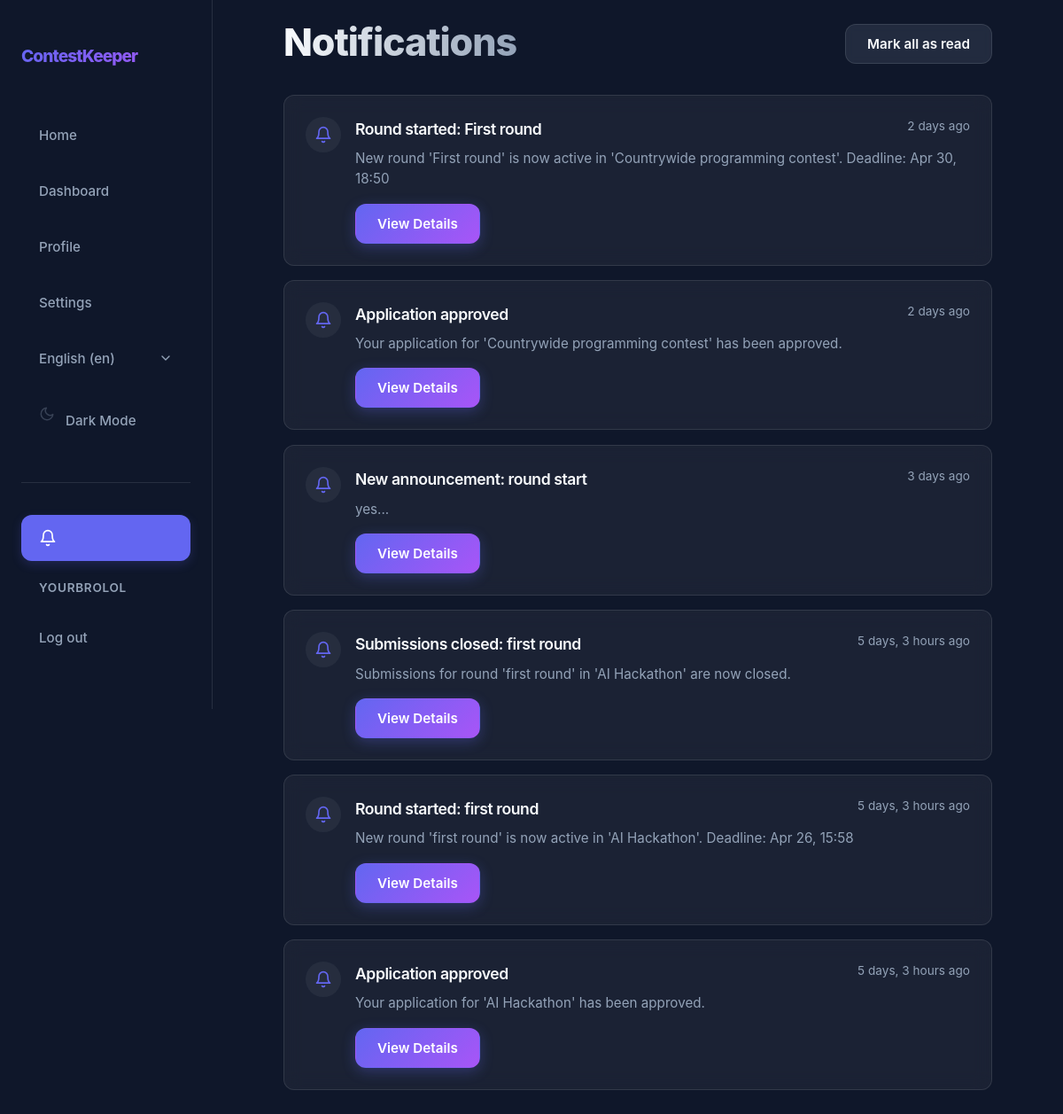
Before: /en/notifications/ (signed in) with the older database file.
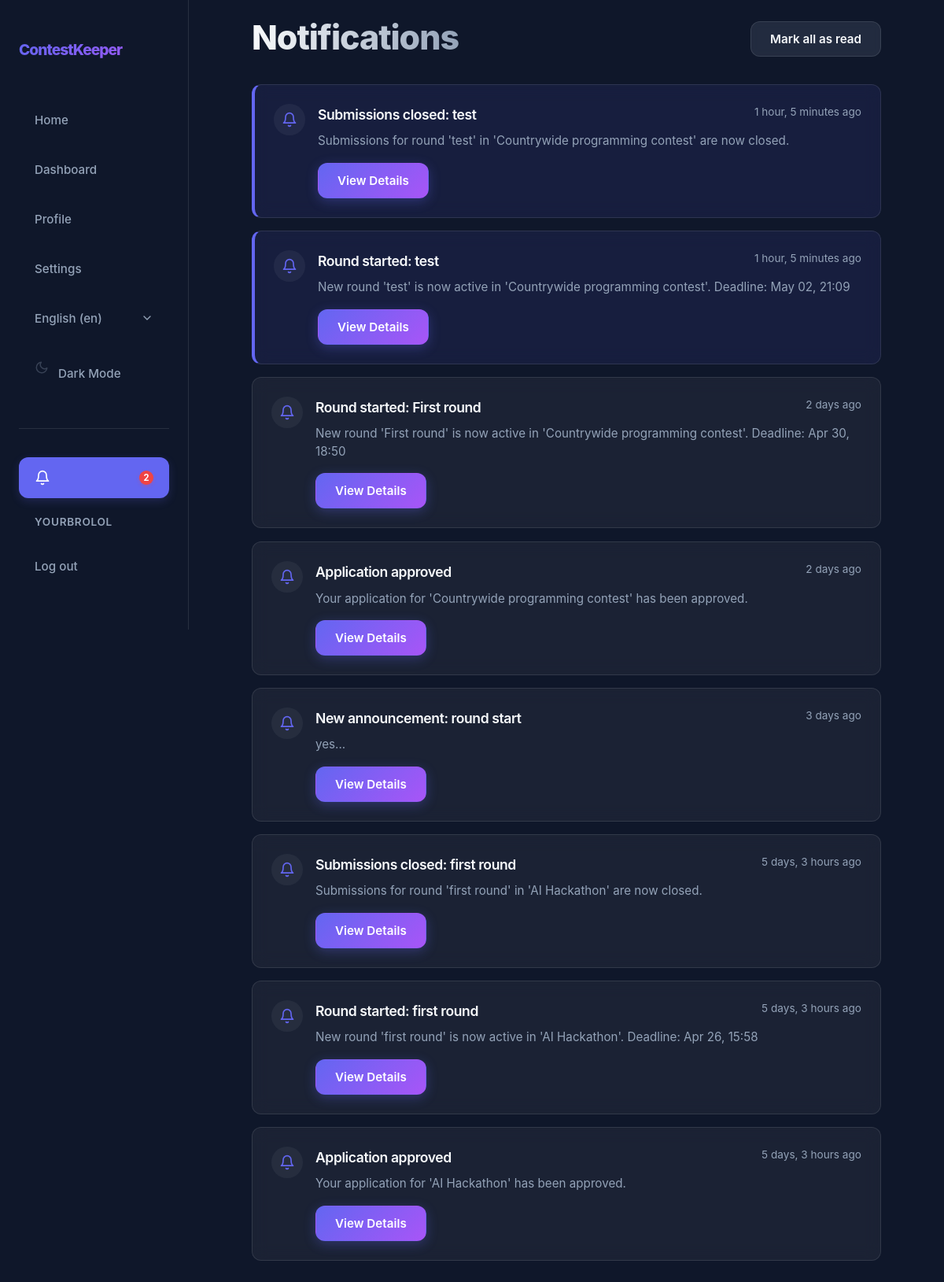
After: the same page with the newer database file.
### app/models.py (models this page shows, shortened)
class User(AbstractUser):
    class Role(models.TextChoices):
        ORGANIZER = "ORGANIZER", _("Organizer")
        JURY = "JURY", _("Jury")
        PARTICIPANT = "PARTICIPANT", _("Participant")
    username = models.CharField(max_length=20, unique=True)
    bio = models.CharField(max_length=200, blank=True)
    role = models.CharField(choices=Role.choices, default=Role.PARTICIPANT)

class Notification(models.Model):
    class Type(models.TextChoices):
        REGISTRATION_OPEN = "REGISTRATION_OPEN", _("Registration Open")
        ROUND_STARTED = "ROUND_STARTED", _("Round Started")
        DEADLINE_APPROACHING = "DEADLINE_APPROACHING", _("Deadline Approaching")
        SUBMISSIONS_CLOSED = "SUBMISSIONS_CLOSED", _("Submissions Closed")
        EVALUATION_COMPLETE = "EVALUATION_COMPLETE", _("Evaluation Complete")
        APPLICATION_UPDATE = "APPLICATION_UPDATE", _("Application Update")
        ANNOUNCEMENT = "ANNOUNCEMENT", _("Announcement")
    recipient = models.ForeignKey(User, on_delete=models.CASCADE, related_name="notifications")
    notification_type = models.CharField(choices=Type.choices, max_length=30)
    title = models.CharField(max_length=200)
    message = models.TextField()
    link = models.CharField(max_length=500, blank=True, help_text="URL to navigate to when clicked")
    is_read = models.BooleanField(default=False)
    created_at = models.DateTimeField(auto_now_add=True)
    class Meta:
        ordering = ['-created_at']

### app/views/views_notification.py (the view)
# urls.py: path("notifications/", views.NotificationListView.as_view(), name="notification_list"),
class NotificationListView(RedirectToRegisterMixin, ListView):
    model = Notification
    template_name = "app/core/notifications.html"
    context_object_name = "notifications"
    def get_queryset(self):
        return self.request.user.notifications.all()

### app/context_processors.py (called while the page is built)
def notification_count(request):
    if request.user.is_authenticated:
        return {
            'unread_notification_count': request.user.notifications.filter(is_read=False).count()
        }
    return {'unread_notification_count': 0}

### app/templates/app/core/notifications.html (shortened to what this page needs)
{% extends 'app/core/base.html' %}
{% load static i18n %}
{% block extra_css %}
<link rel="stylesheet" href="{% static 'css/core/notifications.css' %}">
{% endblock %}
{% block content %}
        <div class="notifications-container">
            <header class="notifications-header">
                <div>
                    <h1 id="h1">{% trans "Notifications" %}</h1>
                </div>
                {% if notifications %}
                <form action="{% url 'notifications_mark_all_read' %}" method="POST">
                    <button type="submit" class="btn btn-secondary">{% trans "Mark all as read" %}</button>
                </form>
                {% endif %}
            </header>
            <div class="notifications-list">
                {% for notification in notifications %}
                <div class="notification-card {% if not notification.is_read %}unread{% endif %}">
                    <div class="notification-icon">
                        <svg width="20" height="20" viewBox="0 0 24 24" fill="none" stroke="currentColor" stroke-width="2" stroke-linecap="round" stroke-linejoin="round">
                            <path d="M18 8A6 6 0 0 0 6 8c0 7-3 9-3 9h18s-3-2-3-9"></path>
                            <path d="M13.73 21a2 2 0 0 1-3.46 0"></path>
                        </svg>
                    </div>
                    <div class="notification-content">
                        <div class="notification-header">
                            <h3 class="notification-title">{{ notification.title }}</h3>
                            <span class="notification-time">{% blocktrans with timesince=notification.created_at|timesince %}{{ timesince }} ago{% endblocktrans %}</span>
                        </div>
                        <p class="notification-message">{{ notification.message }}</p>
                        <div class="notification-actions">
                            {% if notification.link %}
                            <form action="{% url 'notification_read' notification.pk %}" method="POST" class="form-001">
                                <button type="submit" class="btn btn-primary btn-sm">{% trans "View Details" %}</button>
                            </form>
                            {% elif not notification.is_read %}
                            <form action="{% url 'notification_read' notification.pk %}" method="POST" class="form-001">
                                {% csrf_token %}
                                <button type="submit" class="mark-read-btn">{% trans "Mark as read" %}</button>
                            </form>
                            {% endif %}
                        </div>
                    </div>
                </div>
                {% endfor %}
            </div>
        </div>
{% endblock %}

### app/templates/app/core/base.html (shortened to what this page needs)
{% load static %}
{% load i18n %}
<!DOCTYPE html>
<html lang="en">
<head>
    <link rel="stylesheet" href="{% static 'css/core/common.css' %}">
    <link rel="stylesheet" href="{% static 'css/core/nav.css' %}">
    <link href="{% static 'fonts/origin.css' %}" rel="stylesheet">
    {% block extra_css %}{% endblock %}
</head>
<body>
    {% include 'app/core/nav.html' %}
    <main id="main-content" class="dashboard-container {% block main_class %}{% endblock %}">
        {% block content %}{% endblock %}
    </main>
</body>
</html>

### app/templates/app/core/nav.html (shortened to what this page needs)
{% load static i18n %}
<nav id="nav">
    <div class="nav-container">
        <a href="{% url 'home' %}" class="nav-logo">ContestKeeper</a>
        <div class="nav-links">
            <button data-url="{% url 'home' %}" class="nav-link" id="homeBtn">{% trans "Home" %}</button>
            <button data-url="{% url 'dashboard' %}" class="nav-link" id="dashboardBtn">{% trans "Dashboard" %}</button>
            <button data-url="{% url 'profile' %}" class="nav-link" id="profileBtn">{% trans "Profile" %}</button>
            <button data-url="{% url 'settings' %}" class="nav-link" id="settingsBtn">{% trans "Settings" %}</button>
            <div class="nav-lang-switcher">
                <form action="{% url 'set_language' %}" method="post" class="form-001">
                    <select name="language" onchange="this.form.submit()" class="nav-lang-select" aria-label="{% trans 'Select language' %}">
                        {% get_current_language as LANGUAGE_CODE %}
                        {% get_available_languages as LANGUAGES %}
                        {% get_language_info_list for LANGUAGES as languages %}
                        {% for language in languages %}
                            <option value="{{ language.code }}"{% if language.code == LANGUAGE_CODE %} selected{% endif %}>
                                {{ language.name_local }} ({{ language.code }})
                            </option>
                        {% endfor %}
                    </select>
                </form>
            </div>
            <button id="themeToggle" class="nav-link" aria-label="{% trans 'Toggle theme' %}">
                <svg id="themeIcon" width="18" height="18" viewBox="0 0 24 24" fill="none" stroke="currentColor" stroke-width="2" stroke-linecap="round" stroke-linejoin="round" class="svg-001">
                    <path d="M21 12.79A9 9 0 1 1 11.21 3 7 7 0 0 0 21 12.79z"></path>
                </svg>
                <span id="themeText">{% if request.COOKIES.theme == 'light' %}{% trans "Light Mode" %}{% else %}{% trans "Dark Mode" %}{% endif %}</span>
            </button>
            <hr class="nav-auth-divider">
            {% if user.is_authenticated %}
            <button data-url="{% url 'notification_list' %}" class="nav-link notification-btn" id="notificationsBtn" aria-label="{% trans 'Notifications' %}">
                <svg width="20" height="20" viewBox="0 0 24 24" fill="none" stroke="currentColor" stroke-width="2" stroke-linecap="round" stroke-linejoin="round">
                    <path d="M18 8A6 6 0 0 0 6 8c0 7-3 9-3 9h18s-3-2-3-9"></path>
                    <path d="M13.73 21a2 2 0 0 1-3.46 0"></path>
                </svg>
                {% if unread_notification_count %}
                <span class="notification-badge">{{ unread_notification_count }}</span>
                {% endif %}
            </button>
            <span class="nav-user">{{ user.username }}</span>
            <form method="post" action="{% url 'logout' %}" class="nav-logout-form">
                <button type="submit" class="nav-link">{% trans "Log out" %}</button>
            </form>
            {% else %}
            <a href="{% url 'register' %}" class="nav-link">{% trans "Register" %}</a>
            <a href="{% url 'login' %}" class="nav-link">{% trans "Log in" %}</a>
            {% endif %}
        </div>
    </div>
</nav>

### app/static/css/core/common.css (style rules this page uses)
:root { --nav-width: 260px; --primary: #6366f1; --primary-rgb: 99, 102, 241; --primary-hover: #4f46e5; --secondary: #a855f7; --bg-dark: #0f172a; --bg-card: var(--glass-light); --text-main: #f8fafc; --text-muted: #94a3b8; --border: rgba(var(--white-rgb), 0.1); --glass: var(--glass-light); --glass-hover: rgba(var(--white-rgb), 0.1); --bg-card-hover: rgba(var(--bg-dark-rgb), 0.95); --input-bg: var(--bg-navy-medium); --input-bg-focus: var(--bg-navy-solid); --input-text: #ffffff; --shadow-lg: 0 10px 25px -5px var(--shadow-intensity-dark), 0 8px 10px -6px var(--shadow-intensity-dark); --success: #22c55e; --success-rgb: 34, 197, 94; --error: #ef4444; --error-rgb: 239, 68, 68; --warning: #f59e0b; --warning-rgb: 245, 158, 11; --info: #3b82f6; --info-rgb: 59, 130, 246; --slate-rgb: 148, 163, 184; --white-rgb: 255, 255, 255; --black-rgb: 0, 0, 0; --bg-primary-tint: rgba(var(--primary-rgb), 0.1); --bg-success-tint: rgba(var(--success-rgb), 0.15); --bg-error-tint: rgba(var(--error-rgb), 0.15); --bg-warning-tint: rgba(var(--warning-rgb), 0.15); --bg-info-tint: rgba(var(--info-rgb), 0.15); --bg-slate-tint: rgba(var(--slate-rgb), 0.15); --overlay-subtle: rgba(var(--black-rgb), 0.05); --overlay-medium: rgba(var(--black-rgb), 0.1); --glass-light: rgba(var(--white-rgb), 0.05); --glass-medium: rgba(var(--white-rgb), 0.3); --glass-border-light: rgba(var(--white-rgb), 0.1); --shadow-brand: var(--shadow-brand); --primary-subtle: rgba(var(--primary-rgb), 0.1); --primary-medium: rgba(var(--primary-rgb), 0.3); --primary-strong: rgba(var(--primary-rgb), 0.4); --bg-dark-rgb: 15, 23, 42; --bg-navy-soft: rgba(var(--bg-dark-rgb), 0.4); --bg-navy-medium: rgba(var(--bg-dark-rgb), 0.6); --bg-navy-solid: rgba(var(--bg-dark-rgb), 0.8); --shadow-intensity-dark: rgba(var(--black-rgb), 0.3); --shadow-faint: rgba(var(--black-rgb), 0.06); --glass-solid-light: rgba(var(--white-rgb), 0.85); --glass-solid-ultra: rgba(var(--white-rgb), 0.95); --white-alpha-02: rgba(var(--white-rgb), 0.02); --white-alpha-03: rgba(var(--white-rgb), 0.03); --white-alpha-07: rgba(var(--white-rgb), 0.07); --white-alpha-20: rgba(var(--white-rgb), 0.20); --hex-primary-1: var(--primary); --hex-primary-2: var(--primary); --hex-indigo-alt: var(--primary); --hex-primary-light: var(--bg-primary-tint); --hex-primary-lightest: var(--bg-primary-tint); --hex-primary-dark: var(--primary-hover); --hex-success-1: var(--success); --hex-success-2: var(--success); --hex-success-3: var(--success); --hex-success-4: var(--success); --hex-success-light: var(--bg-success-tint); --hex-success-dark: var(--success); }
@media (max-width: 1200px) { :root { --nav-width: 240px; } }
* { margin: 0; box-sizing: border-box; }
html { overflow-x: clip; font-size: clamp(16px, 1vw, 5vw); }
body { background-color: var(--bg-dark); color: var(--text-main); font-family: "Inter", -apple-system, BlinkMacSystemFont, "Segoe UI", Roboto, Helvetica, Arial, sans-serif; line-height: 1.6; min-height: 100vh; overflow-x: clip; }
.dashboard-container { box-sizing: border-box; width: 100%; padding: clamp(0.75rem, min(3vw, 1.5rem), 1.5rem); }
h1, h2, h3 { color: var(--text-main); letter-spacing: -0.025em; }
#h1 { font-size: clamp(2rem, 1.75rem + 1.25vmin, 3.5rem); font-weight: 800; line-height: 1.1; background: linear-gradient(to right, var(--text-main), var(--text-muted)); -webkit-background-clip: text; background-clip: text; -webkit-text-fill-color: transparent; margin-bottom: 0.25rem; }
.btn { display: inline-flex; align-items: center; justify-content: center; padding: 0.75rem 1.5rem; border-radius: 0.75rem; font-weight: 600; font-size: 0.95rem; font-family: inherit; text-decoration: none; transition: all 0.2s ease; cursor: pointer; border: 1px solid transparent; gap: 0.5rem; }
.btn-primary { background: linear-gradient(135deg, var(--primary) 0%, var(--secondary) 100%); color: white; box-shadow: 0 4px 15px var(--primary-medium); }
.btn-secondary { background: var(--bg-slate-tint); color: var(--text-main); border: 1px solid var(--border); backdrop-filter: blur(4px); }
.form-input, input, textarea, select { width: 100%; background: var(--input-bg); border: 1px solid var(--border); border-radius: 0.8rem; padding: 0.8rem 1rem; color: var(--input-text); font-family: inherit; font-size: 1rem; transition: all 0.3s; }

Changed rows visible on the page:
added Notification: title "Submissions closed: test", message "Submissions for round 'test' in 'Countrywide programming contest' are now closed.", is_read False (drawn)
added Notification: title "Round started: test", message "New round 'test' is now active in 'Countrywide programming contest'. Deadline: May 02, 21:09", is_read False (drawn)
Other visible differences:
{{ unread_notification_count }}: (not shown) → "2"
